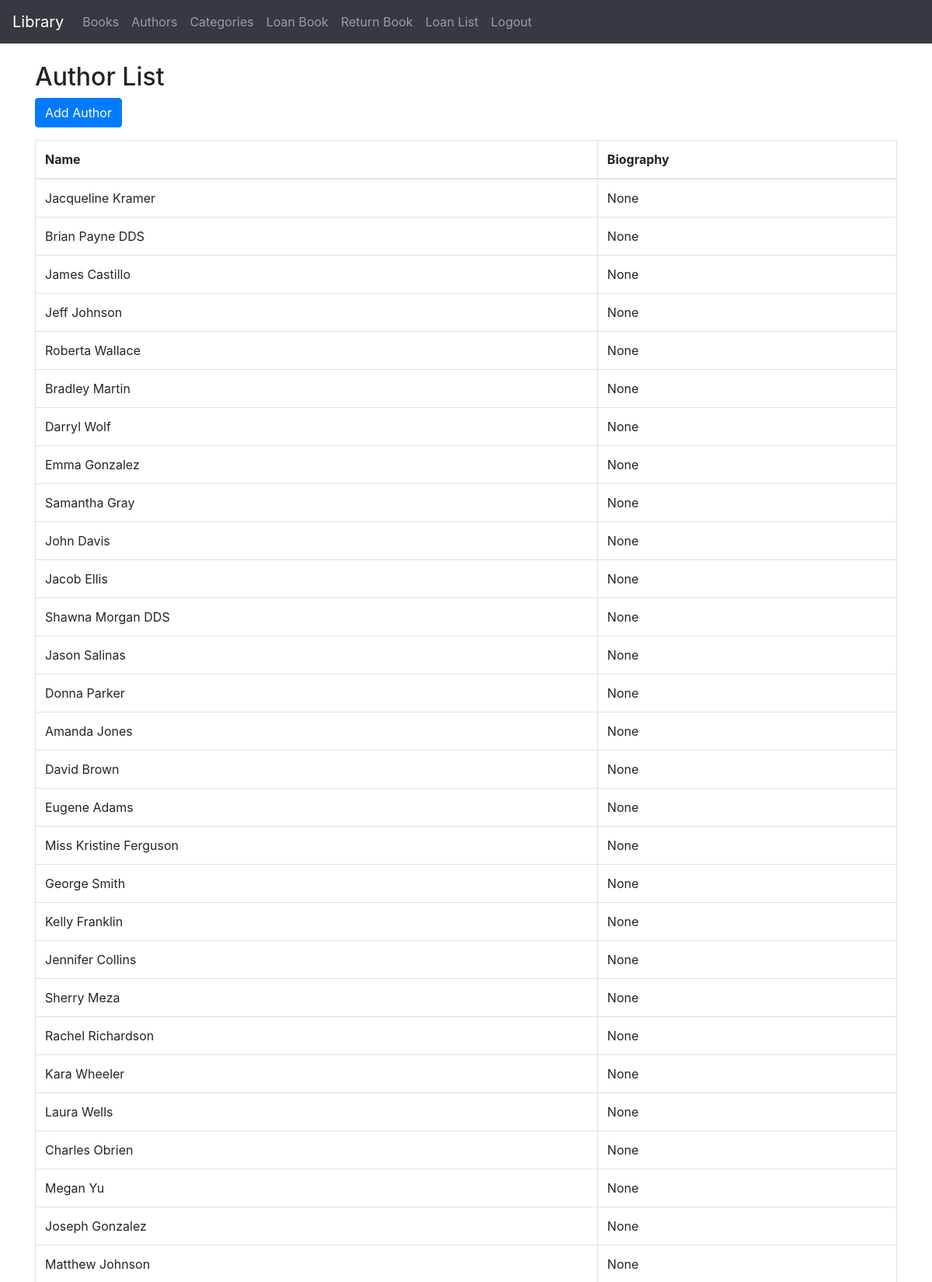
The page /authors/ (signed in, upper part) on the database its author committed.
### library/models.py (models this page shows, shortened)
class Author(models.Model):
    name = models.CharField(max_length=255)
    biography = models.TextField(blank=True, null=True)

### library/views.py (the view)
# urls.py: path('authors/', author_list, name='author_list'),
@login_required
def author_list(request):
    authors = Author.objects.all()
    return render(request, 'library/author_list.html', {'authors': authors})

### templates/library/author_list.html (shortened to what this page needs)
{% extends 'library/base.html' %}
{% block content %}
<h2>Author List</h2>
<a href="{% url 'add_author' %}" class="btn btn-primary mb-3">Add Author</a>
<table class="table table-bordered">
    <thead>
        <tr>
            <th>Name</th>
            <th>Biography</th>
        </tr>
    </thead>
    <tbody>
        {% for author in authors %}
        <tr>
            <td>{{ author.name }}</td>
            <td>{{ author.biography }}</td>
        </tr>
        {% endfor %}
    </tbody>
</table>
{% endblock %}

### templates/library/base.html (style rules this page uses)
html, body { height: 100%; margin: 0; display: flex; flex-direction: column; }

### rows shown on the page
Author: name "Jacqueline Kramer", biography "None"
Author: name "Brian Payne DDS", biography "None"
Author: name "James Castillo", biography "None"
Author: name "Jeff Johnson", biography "None"
Author: name "Roberta Wallace", biography "None"
Author: name "Bradley Martin", biography "None"
Author: name "Darryl Wolf", biography "None"
Author: name "Emma Gonzalez", biography "None"
Author: name "Samantha Gray", biography "None"
Author: name "John Davis", biography "None"
Author: name "Jacob Ellis", biography "None"
Author: name "Shawna Morgan DDS", biography "None"
Author: name "Jason Salinas", biography "None"
Author: name "Donna Parker", biography "None"
Author: name "Amanda Jones", biography "None"
Author: name "David Brown", biography "None"
Author: name "Eugene Adams", biography "None"
Author: name "Miss Kristine Ferguson", biography "None"
Author: name "George Smith", biography "None"
Author: name "Kelly Franklin", biography "None"
Author: name "Jennifer Collins", biography "None"
Author: name "Sherry Meza", biography "None"
Author: name "Rachel Richardson", biography "None"
Author: name "Kara Wheeler", biography "None"
Author: name "Laura Wells", biography "None"
Author: name "Charles Obrien", biography "None"
Author: name "Megan Yu", biography "None"
Author: name "Joseph Gonzalez", biography "None"
Author: name "Matthew Johnson", biography "None"
